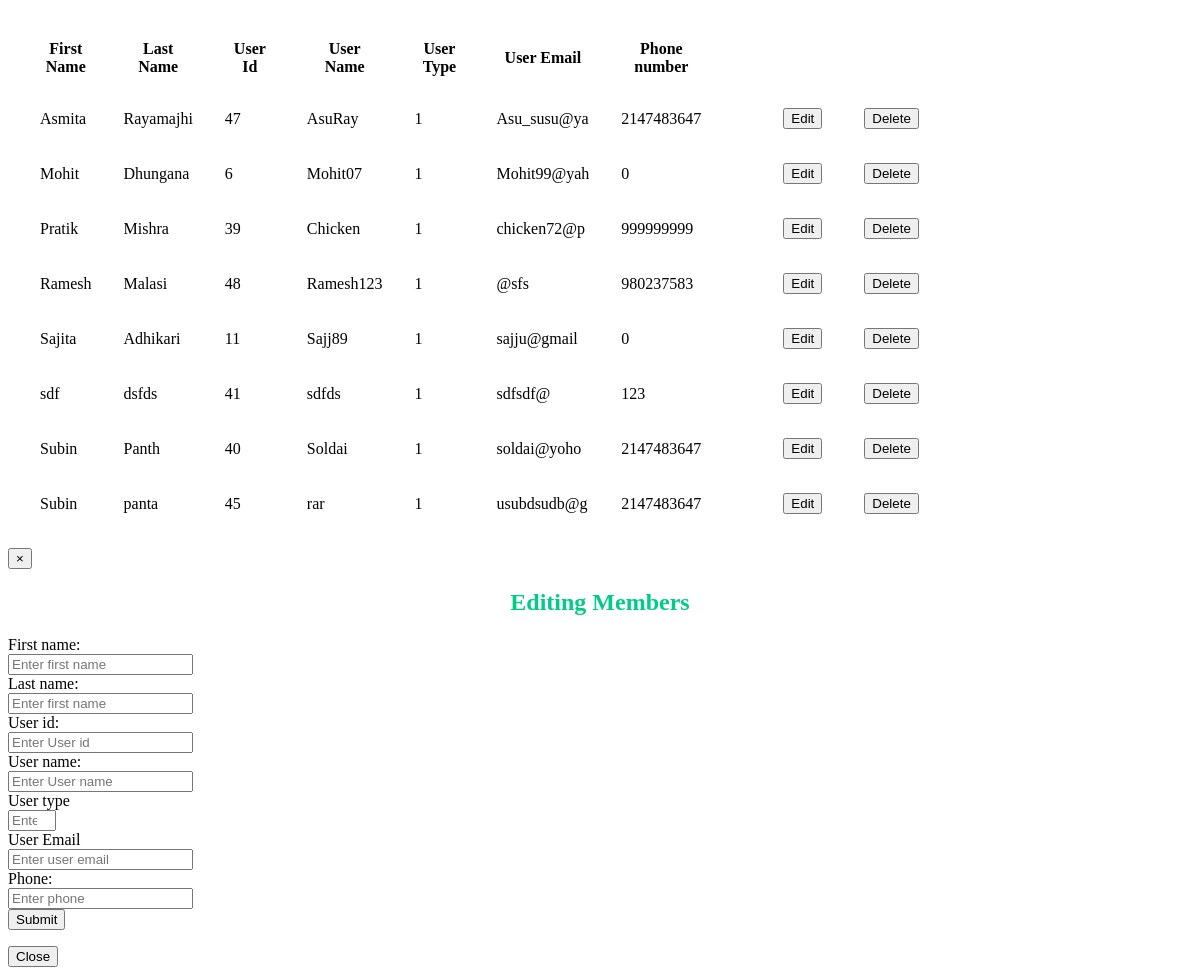
Page /test2.php on the earlier database version.
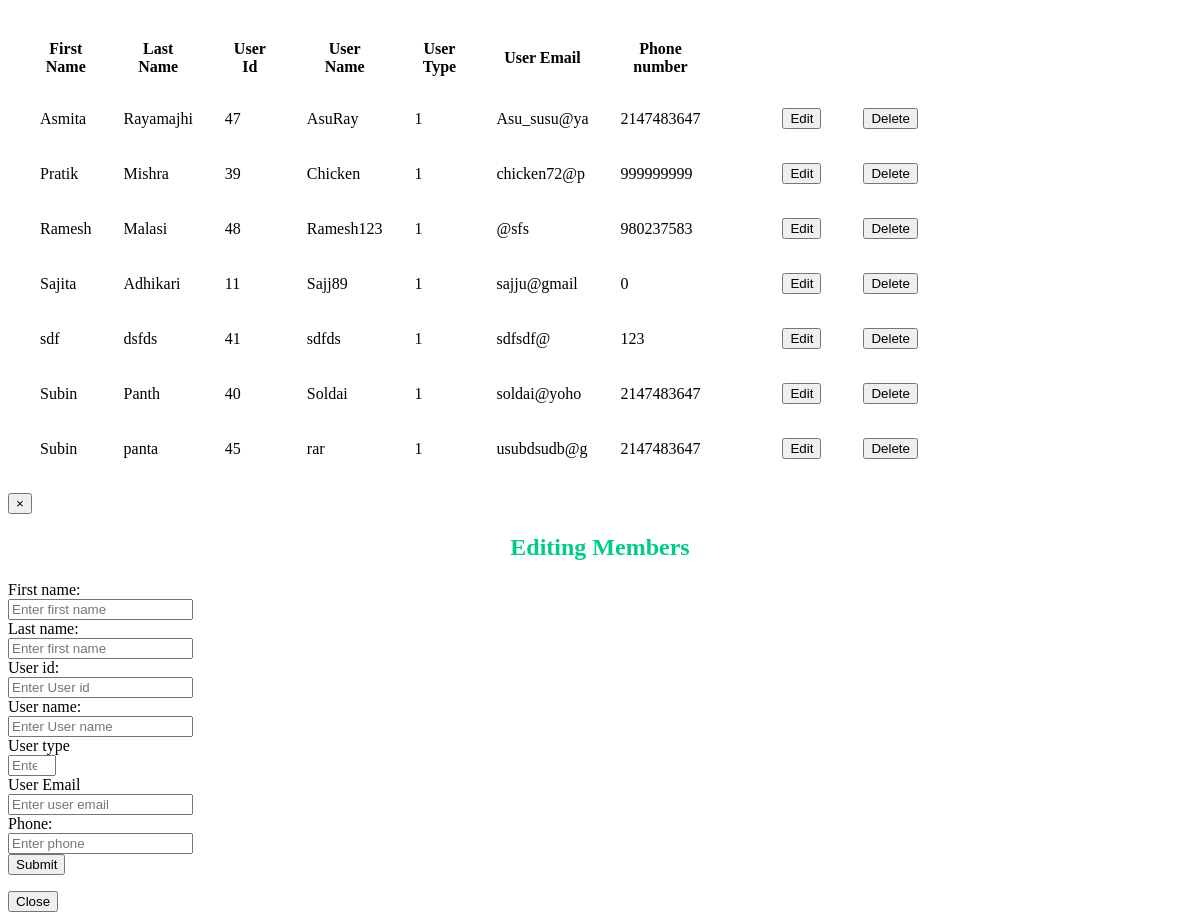
Same page on the later database version.
### tables this page shows
CREATE TABLE `consumer` (
  `First_Name` text NOT NULL,
  `Last_Name` text NOT NULL,
  `User_Id` int(20) NOT NULL,
  `User_Name` varchar(20) NOT NULL,
  `User_Type` int(1) NOT NULL,
  `Email` varchar(11) NOT NULL,
  `Password` varchar(101) NOT NULL,
  `Phone_Number` int(15) NOT NULL,
  `Latitude` double NOT NULL,
  `Longitude` varchar(50) NOT NULL,
  `Hotel_Name` varchar(50) NOT NULL,
  `Hotel_Number` int(15) NOT NULL,
  `Hotel_Address` int(11) NOT NULL,
  `Status` tinyint(1) NOT NULL
);

### test2.php (the view, shortened to what this page needs)
<?php
include('DBconnect/connect.php');
$sql="SELECT First_Name,Last_Name,User_Id,User_Name,Email,User_Type,Phone_Number FROM consumer WHERE User_Type=1 ORDER BY First_Name";
$result = $conn->query($sql);
if ($result->num_rows > 0) {
    echo '<table style="width:100%" class="table table-hover";>
  <col width="80">
  <col width="80">
    <col width="80">
  <col width="80">
    <col width="80">
  <col width="50">
    <col width="50">
  <col width="50">
    <tr>
      <th>First Name</th>
      <th>Last Name</th>
      <th>User Id</th>
      <th>User Name</th>
      <th>User Type</th>
      <th width="10%">User Email</th>
      <th>Phone number</th>
     </tr>';
    while($row = $result->fetch_assoc()) {
        echo "<tr><td>".$row["First_Name"]."</td><td>".$row["Last_Name"]." <td>".$row["User_Id"]."</td><td>".$row["User_Name"]."</td><td>".$row["User_Type"]."</td><td>".$row["Email"]."</td><td>".$row["Phone_Number"]."</td><td ><button type='button' class='btn btn-info' data-toggle='modal' data-target='#editModal' style='float:left;margin-left:50px;'' name='signup'>Edit</button></td><td><button type='button' class='btn btn-danger' data-toggle='modal' data-target='#delModal' style='float:left;margin-left:10px;'' name='signup'>Delete</button></td><tr>";
    }
    echo "</table>";
} else {
    echo "0 results";
}
?>
  <div id="editModal" class="modal fade" role="dialog">
    <div class="modal-dialog ">
      <div class="modal-content">
        <div class="modal-header">
          <button type="button" class="close" data-dismiss="modal">&times;</button>
          <h2 class="modal-title"style="text-align:center;font-family:Gabriola;color:#00cc88;font-weight:bold">Editing Members</h2>
        </div>
        <div class="modal-body">
          <form class="form-horizontal"method="POST" action = "write_dish_info.php" enctype="multipart/form-data">
              <div class="form-group">
                  <label class="control-label col-sm-2" for="foodname">First name:</label>
                  <div class="col-sm-8">
                    <input type="text" class="form-control" name="firstname" placeholder="Enter first name">
                  </div>
                </div>
                <div class="form-group">
                  <label class="control-label col-sm-2" for="foodname">Last name:</label>
                  <div class="col-sm-8">
                    <input type="text" class="form-control" name="lastname" placeholder="Enter first name">
                  </div>
                </div>
                <div class="form-group">
                  <label class="control-label col-sm-2" for="price">User id:</label>
                  <div class="col-sm-8">
                    <input type="number" class="form-control" name="userid" id="dishprice"placeholder="Enter User id">
                  </div>
                </div>
              <div class="form-group">
                  <label class="control-label col-sm-2" for="foodname">User name:</label>
                  <div class="col-sm-8">
                    <input type="text" class="form-control" name="username" placeholder="Enter User name">
                  </div>
                </div>
                <div class="form-group">
                  <label class="control-label col-sm-2" for="price">User type</label>
                  <div class="col-sm-8">
                    <input type="number" class="form-control" name="usertype" min="0" max="2" id="dishprice"placeholder="Enter user type">
                  </div>
                </div>
                <div class="form-group">
                  <label class="control-label col-sm-2" for="foodname">User Email</label>
                  <div class="col-sm-8">
                    <input type="text" class="form-control" name="useremail" placeholder="Enter user email">
                  </div>
                </div>
                <div class="form-group">
                  <label class="control-label col-sm-2" for="price">Phone:</label>
                  <div class="col-sm-8">
                    <input type="number" class="form-control" name="phone" id="dishprice"placeholder="Enter phone">
                  </div>
                </div>
                <div class="form-group">
                  <div class="col-sm-offset-2 col-sm-8">
                    <button type="submit" class="btn btn-success">Submit</button>
                  </div>
                </div>
              </form>
        </div>
        <div class="modal-footer">
          <button type="button" class="btn btn-default" data-dismiss="modal">Close</button>
        </div>
      </div>
    </div>
  </div>

### test2.php (style rules this page uses)
table, th, td { padding: 15px; }

Differences in the rows shown:
removed consumer: First_Name "Mohit", Last_Name "Dhungana", User_Id "6", User_Name "Mohit07", User_Type "1", Email "Mohit99@yah", Phone_Number "0"
